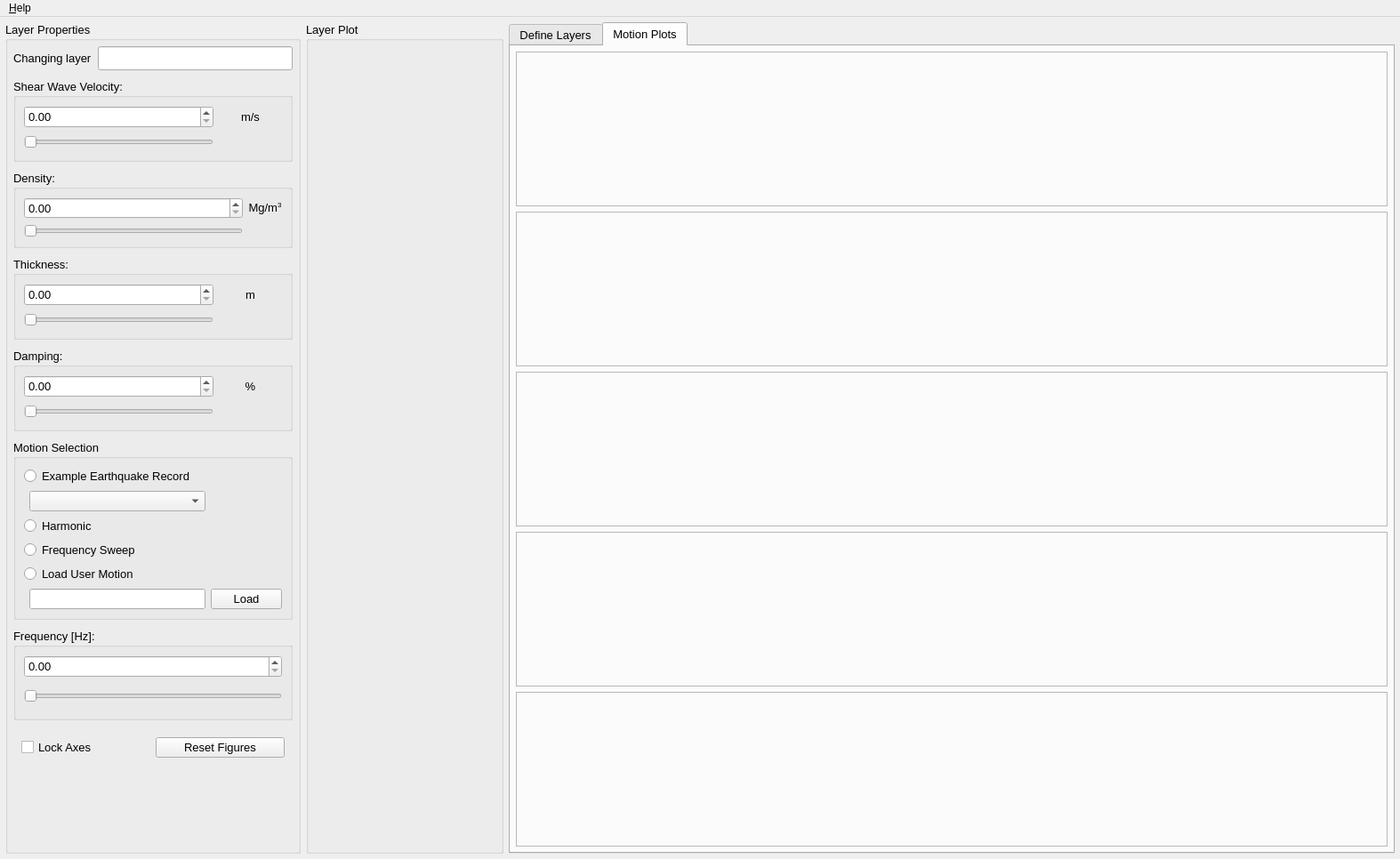
<?xml version="1.0" encoding="UTF-8"?>
<ui version="4.0">
 <class>MainWindow</class>
 <widget class="QMainWindow" name="MainWindow">
  <property name="geometry">
   <rect>
    <x>0</x>
    <y>0</y>
    <width>1574</width>
    <height>966</height>
   </rect>
  </property>
  <property name="windowTitle">
   <string>MainWindow</string>
  </property>
  <widget class="QWidget" name="centralwidget">
   <property name="autoFillBackground">
    <bool>true</bool>
   </property>
   <layout class="QGridLayout" name="gridLayout_2" columnstretch="1,0,0">
    <property name="leftMargin">
     <number>6</number>
    </property>
    <property name="topMargin">
     <number>6</number>
    </property>
    <property name="rightMargin">
     <number>6</number>
    </property>
    <property name="bottomMargin">
     <number>6</number>
    </property>
    <property name="spacing">
     <number>7</number>
    </property>
    <item row="0" column="0" colspan="3">
     <widget class="QFrame" name="mainFrame">
      <property name="minimumSize">
       <size>
        <width>100</width>
        <height>0</height>
       </size>
      </property>
      <property name="frameShape">
       <enum>QFrame::NoFrame</enum>
      </property>
      <property name="frameShadow">
       <enum>QFrame::Raised</enum>
      </property>
      <layout class="QHBoxLayout" name="horizontalLayout" stretch="3,2,9">
       <property name="spacing">
        <number>6</number>
       </property>
       <property name="leftMargin">
        <number>0</number>
       </property>
       <property name="topMargin">
        <number>0</number>
       </property>
       <property name="rightMargin">
        <number>0</number>
       </property>
       <property name="bottomMargin">
        <number>0</number>
       </property>
       <item>
        <widget class="QGroupBox" name="layerPropertiesBox">
         <property name="sizePolicy">
          <sizepolicy hsizetype="Minimum" vsizetype="Preferred">
           <horstretch>0</horstretch>
           <verstretch>0</verstretch>
          </sizepolicy>
         </property>
         <property name="minimumSize">
          <size>
           <width>200</width>
           <height>0</height>
          </size>
         </property>
         <property name="font">
          <font>
           <pointsize>10</pointsize>
          </font>
         </property>
         <property name="title">
          <string>Layer Properties</string>
         </property>
         <layout class="QGridLayout" name="gridLayout_5">
          <property name="leftMargin">
           <number>6</number>
          </property>
          <property name="topMargin">
           <number>6</number>
          </property>
          <property name="rightMargin">
           <number>6</number>
          </property>
          <property name="bottomMargin">
           <number>6</number>
          </property>
          <property name="verticalSpacing">
           <number>10</number>
          </property>
          <item row="3" column="0" colspan="2">
           <widget class="QGroupBox" name="densityGroupBox">
            <property name="title">
             <string>Density:</string>
            </property>
            <layout class="QGridLayout" name="gridLayout_6" columnstretch="3,0">
             <item row="0" column="0">
              <widget class="QDoubleSpinBox" name="densitySpinBox"/>
             </item>
             <item row="1" column="0">
              <widget class="QSlider" name="densitySlider">
               <property name="orientation">
                <enum>Qt::Horizontal</enum>
               </property>
              </widget>
             </item>
             <item row="0" column="1">
              <widget class="QLabel" name="densityUnitLabel">
               <property name="font">
                <font>
                 <pointsize>10</pointsize>
                </font>
               </property>
               <property name="text">
                <string>Mg/m&lt;sup&gt;3&lt;/sup&gt;</string>
               </property>
               <property name="alignment">
                <set>Qt::AlignCenter</set>
               </property>
              </widget>
             </item>
            </layout>
           </widget>
          </item>
          <item row="5" column="0" colspan="2">
           <widget class="QGroupBox" name="dampingGroupBox">
            <property name="sizePolicy">
             <sizepolicy hsizetype="Minimum" vsizetype="Preferred">
              <horstretch>0</horstretch>
              <verstretch>0</verstretch>
             </sizepolicy>
            </property>
            <property name="minimumSize">
             <size>
              <width>0</width>
              <height>0</height>
             </size>
            </property>
            <property name="title">
             <string>Damping:</string>
            </property>
            <layout class="QGridLayout" name="gridLayout_9" columnstretch="3,1">
             <item row="0" column="0">
              <widget class="QDoubleSpinBox" name="dampingSpinBox">
               <property name="sizePolicy">
                <sizepolicy hsizetype="Expanding" vsizetype="Fixed">
                 <horstretch>0</horstretch>
                 <verstretch>0</verstretch>
                </sizepolicy>
               </property>
               <property name="minimumSize">
                <size>
                 <width>0</width>
                 <height>25</height>
                </size>
               </property>
              </widget>
             </item>
             <item row="1" column="0">
              <widget class="QSlider" name="dampingSlider">
               <property name="sizePolicy">
                <sizepolicy hsizetype="Expanding" vsizetype="Fixed">
                 <horstretch>0</horstretch>
                 <verstretch>0</verstretch>
                </sizepolicy>
               </property>
               <property name="minimumSize">
                <size>
                 <width>0</width>
                 <height>20</height>
                </size>
               </property>
               <property name="orientation">
                <enum>Qt::Horizontal</enum>
               </property>
              </widget>
             </item>
             <item row="0" column="1">
              <widget class="QLabel" name="label_4">
               <property name="font">
                <font>
                 <pointsize>10</pointsize>
                </font>
               </property>
               <property name="text">
                <string>%</string>
               </property>
               <property name="alignment">
                <set>Qt::AlignCenter</set>
               </property>
              </widget>
             </item>
            </layout>
           </widget>
          </item>
          <item row="0" column="0">
           <widget class="QLabel" name="label_5">
            <property name="font">
             <font>
              <pointsize>10</pointsize>
             </font>
            </property>
            <property name="text">
             <string>Changing layer</string>
            </property>
           </widget>
          </item>
          <item row="6" column="0" colspan="2">
           <widget class="QGroupBox" name="motionGroupBox">
            <property name="sizePolicy">
             <sizepolicy hsizetype="Preferred" vsizetype="Maximum">
              <horstretch>0</horstretch>
              <verstretch>0</verstretch>
             </sizepolicy>
            </property>
            <property name="minimumSize">
             <size>
              <width>200</width>
              <height>180</height>
             </size>
            </property>
            <property name="title">
             <string>Motion Selection</string>
            </property>
            <layout class="QGridLayout" name="gridLayout_4">
             <item row="5" column="1">
              <widget class="QLineEdit" name="userMotionFile"/>
             </item>
             <item row="4" column="0" colspan="3">
              <widget class="QRadioButton" name="btn_loadMotion">
               <property name="sizePolicy">
                <sizepolicy hsizetype="Maximum" vsizetype="Fixed">
                 <horstretch>0</horstretch>
                 <verstretch>0</verstretch>
                </sizepolicy>
               </property>
               <property name="minimumSize">
                <size>
                 <width>100</width>
                 <height>0</height>
                </size>
               </property>
               <property name="text">
                <string>Load User Motion</string>
               </property>
              </widget>
             </item>
             <item row="5" column="2">
              <widget class="QPushButton" name="loadMotion">
               <property name="text">
                <string>Load</string>
               </property>
              </widget>
             </item>
             <item row="2" column="0" colspan="3">
              <widget class="QRadioButton" name="btn_sine">
               <property name="sizePolicy">
                <sizepolicy hsizetype="Maximum" vsizetype="Fixed">
                 <horstretch>0</horstretch>
                 <verstretch>0</verstretch>
                </sizepolicy>
               </property>
               <property name="minimumSize">
                <size>
                 <width>80</width>
                 <height>0</height>
                </size>
               </property>
               <property name="text">
                <string>Harmonic</string>
               </property>
              </widget>
             </item>
             <item row="3" column="0" colspan="3">
              <widget class="QRadioButton" name="btn_sweep">
               <property name="sizePolicy">
                <sizepolicy hsizetype="Maximum" vsizetype="Fixed">
                 <horstretch>0</horstretch>
                 <verstretch>0</verstretch>
                </sizepolicy>
               </property>
               <property name="minimumSize">
                <size>
                 <width>150</width>
                 <height>0</height>
                </size>
               </property>
               <property name="text">
                <string>Frequency Sweep</string>
               </property>
              </widget>
             </item>
             <item row="0" column="0" colspan="3">
              <widget class="QRadioButton" name="btn_earthquake">
               <property name="sizePolicy">
                <sizepolicy hsizetype="Maximum" vsizetype="Fixed">
                 <horstretch>0</horstretch>
                 <verstretch>0</verstretch>
                </sizepolicy>
               </property>
               <property name="minimumSize">
                <size>
                 <width>150</width>
                 <height>0</height>
                </size>
               </property>
               <property name="text">
                <string>Example Earthquake Record</string>
               </property>
              </widget>
             </item>
             <item row="1" column="1">
              <widget class="QComboBox" name="MotionSelectioncomboBox"/>
             </item>
            </layout>
           </widget>
          </item>
          <item row="0" column="1">
           <widget class="QLineEdit" name="activeLayerlineEdit">
            <property name="font">
             <font>
              <pointsize>12</pointsize>
              <weight>75</weight>
              <bold>true</bold>
              <strikeout>false</strikeout>
             </font>
            </property>
           </widget>
          </item>
          <item row="4" column="0" colspan="2">
           <widget class="QGroupBox" name="thicknessGroupBox">
            <property name="sizePolicy">
             <sizepolicy hsizetype="Minimum" vsizetype="Preferred">
              <horstretch>0</horstretch>
              <verstretch>0</verstretch>
             </sizepolicy>
            </property>
            <property name="minimumSize">
             <size>
              <width>0</width>
              <height>0</height>
             </size>
            </property>
            <property name="title">
             <string>Thickness:</string>
            </property>
            <layout class="QGridLayout" name="gridLayout_8" columnstretch="3,1">
             <item row="1" column="0">
              <widget class="QSlider" name="thicknessSlider">
               <property name="sizePolicy">
                <sizepolicy hsizetype="Preferred" vsizetype="Fixed">
                 <horstretch>0</horstretch>
                 <verstretch>0</verstretch>
                </sizepolicy>
               </property>
               <property name="minimumSize">
                <size>
                 <width>0</width>
                 <height>20</height>
                </size>
               </property>
               <property name="orientation">
                <enum>Qt::Horizontal</enum>
               </property>
              </widget>
             </item>
             <item row="0" column="0">
              <widget class="QDoubleSpinBox" name="thicknessSpinBox">
               <property name="sizePolicy">
                <sizepolicy hsizetype="Expanding" vsizetype="Fixed">
                 <horstretch>0</horstretch>
                 <verstretch>0</verstretch>
                </sizepolicy>
               </property>
               <property name="minimumSize">
                <size>
                 <width>0</width>
                 <height>25</height>
                </size>
               </property>
              </widget>
             </item>
             <item row="0" column="1">
              <widget class="QLabel" name="label_2">
               <property name="font">
                <font>
                 <pointsize>10</pointsize>
                </font>
               </property>
               <property name="text">
                <string>m</string>
               </property>
               <property name="alignment">
                <set>Qt::AlignCenter</set>
               </property>
              </widget>
             </item>
            </layout>
           </widget>
          </item>
          <item row="9" column="0">
           <spacer name="verticalSpacer_2">
            <property name="orientation">
             <enum>Qt::Vertical</enum>
            </property>
            <property name="sizeHint" stdset="0">
             <size>
              <width>20</width>
              <height>50</height>
             </size>
            </property>
           </spacer>
          </item>
          <item row="7" column="0" colspan="2">
           <widget class="QGroupBox" name="frequencyGroupBox">
            <property name="sizePolicy">
             <sizepolicy hsizetype="Preferred" vsizetype="Preferred">
              <horstretch>0</horstretch>
              <verstretch>0</verstretch>
             </sizepolicy>
            </property>
            <property name="minimumSize">
             <size>
              <width>0</width>
              <height>100</height>
             </size>
            </property>
            <property name="title">
             <string>Frequency [Hz]:</string>
            </property>
            <layout class="QVBoxLayout" name="verticalLayout_7">
             <item>
              <widget class="QDoubleSpinBox" name="frequencySpinBox">
               <property name="minimumSize">
                <size>
                 <width>0</width>
                 <height>25</height>
                </size>
               </property>
              </widget>
             </item>
             <item>
              <widget class="QSlider" name="frequencySlider">
               <property name="sizePolicy">
                <sizepolicy hsizetype="Expanding" vsizetype="Fixed">
                 <horstretch>0</horstretch>
                 <verstretch>0</verstretch>
                </sizepolicy>
               </property>
               <property name="minimumSize">
                <size>
                 <width>0</width>
                 <height>30</height>
                </size>
               </property>
               <property name="orientation">
                <enum>Qt::Horizontal</enum>
               </property>
              </widget>
             </item>
            </layout>
           </widget>
          </item>
          <item row="8" column="0" colspan="2">
           <widget class="QFrame" name="frame_2">
            <layout class="QHBoxLayout" name="horizontalLayout_2">
             <item>
              <widget class="QCheckBox" name="lockAxischeckBox">
               <property name="text">
                <string>Lock Axes</string>
               </property>
              </widget>
             </item>
             <item>
              <widget class="QPushButton" name="resetFigureBtn">
               <property name="text">
                <string>Reset Figures</string>
               </property>
              </widget>
             </item>
            </layout>
           </widget>
          </item>
          <item row="2" column="0" colspan="2">
           <widget class="QGroupBox" name="shearWaveVelocityGroupBox">
            <property name="sizePolicy">
             <sizepolicy hsizetype="Preferred" vsizetype="Preferred">
              <horstretch>0</horstretch>
              <verstretch>0</verstretch>
             </sizepolicy>
            </property>
            <property name="minimumSize">
             <size>
              <width>0</width>
              <height>0</height>
             </size>
            </property>
            <property name="title">
             <string>Shear Wave Velocity:</string>
            </property>
            <layout class="QGridLayout" name="gridLayout_7" columnstretch="3,1" columnminimumwidth="0,0">
             <item row="0" column="0">
              <widget class="QDoubleSpinBox" name="vsSpinBox">
               <property name="sizePolicy">
                <sizepolicy hsizetype="Preferred" vsizetype="Fixed">
                 <horstretch>0</horstretch>
                 <verstretch>0</verstretch>
                </sizepolicy>
               </property>
               <property name="minimumSize">
                <size>
                 <width>0</width>
                 <height>25</height>
                </size>
               </property>
              </widget>
             </item>
             <item row="0" column="1">
              <widget class="QLabel" name="label_3">
               <property name="font">
                <font>
                 <pointsize>10</pointsize>
                </font>
               </property>
               <property name="text">
                <string>m/s</string>
               </property>
               <property name="alignment">
                <set>Qt::AlignCenter</set>
               </property>
              </widget>
             </item>
             <item row="1" column="0">
              <widget class="QSlider" name="vsSlider">
               <property name="sizePolicy">
                <sizepolicy hsizetype="Preferred" vsizetype="Fixed">
                 <horstretch>0</horstretch>
                 <verstretch>0</verstretch>
                </sizepolicy>
               </property>
               <property name="minimumSize">
                <size>
                 <width>0</width>
                 <height>20</height>
                </size>
               </property>
               <property name="orientation">
                <enum>Qt::Horizontal</enum>
               </property>
              </widget>
             </item>
            </layout>
           </widget>
          </item>
         </layout>
        </widget>
       </item>
       <item>
        <widget class="QGroupBox" name="layerGroupBox">
         <property name="sizePolicy">
          <sizepolicy hsizetype="Preferred" vsizetype="Preferred">
           <horstretch>0</horstretch>
           <verstretch>0</verstretch>
          </sizepolicy>
         </property>
         <property name="minimumSize">
          <size>
           <width>100</width>
           <height>0</height>
          </size>
         </property>
         <property name="font">
          <font>
           <pointsize>10</pointsize>
          </font>
         </property>
         <property name="title">
          <string>Layer Plot</string>
         </property>
        </widget>
       </item>
       <item>
        <widget class="QTabWidget" name="tabWidget">
         <property name="sizePolicy">
          <sizepolicy hsizetype="Expanding" vsizetype="Expanding">
           <horstretch>8</horstretch>
           <verstretch>0</verstretch>
          </sizepolicy>
         </property>
         <property name="font">
          <font>
           <pointsize>10</pointsize>
          </font>
         </property>
         <property name="currentIndex">
          <number>1</number>
         </property>
         <widget class="QWidget" name="layerTab">
          <property name="sizePolicy">
           <sizepolicy hsizetype="Preferred" vsizetype="Preferred">
            <horstretch>8</horstretch>
            <verstretch>0</verstretch>
           </sizepolicy>
          </property>
          <attribute name="title">
           <string>Define Layers</string>
          </attribute>
          <layout class="QGridLayout" name="gridLayout_3" rowstretch="0,2,3">
           <item row="0" column="0">
            <widget class="QLabel" name="heightLabel">
             <property name="font">
              <font>
               <pointsize>10</pointsize>
              </font>
             </property>
             <property name="text">
              <string>Total Thickness [m]</string>
             </property>
            </widget>
           </item>
           <item row="0" column="1">
            <widget class="QLineEdit" name="totalHeight">
             <property name="maximumSize">
              <size>
               <width>40</width>
               <height>16777215</height>
              </size>
             </property>
             <property name="font">
              <font>
               <pointsize>10</pointsize>
              </font>
             </property>
             <property name="alignment">
              <set>Qt::AlignCenter</set>
             </property>
            </widget>
           </item>
           <item row="0" column="2">
            <widget class="QLabel" name="totalLabel">
             <property name="font">
              <font>
               <pointsize>10</pointsize>
              </font>
             </property>
             <property name="text">
              <string>Total Layers</string>
             </property>
            </widget>
           </item>
           <item row="0" column="3">
            <widget class="QLineEdit" name="totalLayerLineEdit">
             <property name="maximumSize">
              <size>
               <width>40</width>
               <height>16777215</height>
              </size>
             </property>
             <property name="font">
              <font>
               <pointsize>10</pointsize>
              </font>
             </property>
             <property name="alignment">
              <set>Qt::AlignCenter</set>
             </property>
            </widget>
           </item>
           <item row="0" column="4">
            <spacer name="horizontalSpacer">
             <property name="orientation">
              <enum>Qt::Horizontal</enum>
             </property>
             <property name="sizeHint" stdset="0">
              <size>
               <width>706</width>
               <height>20</height>
              </size>
             </property>
            </spacer>
           </item>
           <item row="0" column="5">
            <widget class="QPushButton" name="addRowBtn">
             <property name="font">
              <font>
               <pointsize>10</pointsize>
              </font>
             </property>
             <property name="text">
              <string>Add Layer</string>
             </property>
            </widget>
           </item>
           <item row="0" column="6">
            <widget class="QPushButton" name="delRowBtn">
             <property name="font">
              <font>
               <pointsize>10</pointsize>
              </font>
             </property>
             <property name="text">
              <string>Remove Layer</string>
             </property>
            </widget>
           </item>
           <item row="2" column="0" colspan="7">
            <widget class="SimFigure" name="TransferFunctionFig_TabLayer">
             <property name="sizePolicy">
              <sizepolicy hsizetype="Preferred" vsizetype="Expanding">
               <horstretch>0</horstretch>
               <verstretch>0</verstretch>
              </sizepolicy>
             </property>
             <property name="frameShape">
              <enum>QFrame::StyledPanel</enum>
             </property>
             <property name="frameShadow">
              <enum>QFrame::Raised</enum>
             </property>
            </widget>
           </item>
           <item row="1" column="0" colspan="7">
            <widget class="BonzaTableView" name="tableView">
             <property name="sizePolicy">
              <sizepolicy hsizetype="Expanding" vsizetype="Expanding">
               <horstretch>0</horstretch>
               <verstretch>0</verstretch>
              </sizepolicy>
             </property>
             <property name="minimumSize">
              <size>
               <width>0</width>
               <height>0</height>
              </size>
             </property>
            </widget>
           </item>
          </layout>
         </widget>
         <widget class="QWidget" name="plotsTab">
          <attribute name="title">
           <string>Motion Plots</string>
          </attribute>
          <layout class="QVBoxLayout" name="verticalLayout_10">
           <property name="leftMargin">
            <number>6</number>
           </property>
           <property name="topMargin">
            <number>6</number>
           </property>
           <property name="rightMargin">
            <number>6</number>
           </property>
           <property name="bottomMargin">
            <number>6</number>
           </property>
           <item>
            <widget class="SimFigure" name="AccOutputFig">
             <property name="sizePolicy">
              <sizepolicy hsizetype="Preferred" vsizetype="Preferred">
               <horstretch>0</horstretch>
               <verstretch>0</verstretch>
              </sizepolicy>
             </property>
             <property name="frameShape">
              <enum>QFrame::StyledPanel</enum>
             </property>
             <property name="frameShadow">
              <enum>QFrame::Raised</enum>
             </property>
            </widget>
           </item>
           <item>
            <widget class="SimFigure" name="FourierOutputFig">
             <property name="frameShape">
              <enum>QFrame::StyledPanel</enum>
             </property>
             <property name="frameShadow">
              <enum>QFrame::Raised</enum>
             </property>
            </widget>
           </item>
           <item>
            <widget class="SimFigure" name="TransferFunctionFig">
             <property name="frameShape">
              <enum>QFrame::StyledPanel</enum>
             </property>
             <property name="frameShadow">
              <enum>QFrame::Raised</enum>
             </property>
            </widget>
           </item>
           <item>
            <widget class="SimFigure" name="FourierInputFig">
             <property name="frameShape">
              <enum>QFrame::StyledPanel</enum>
             </property>
             <property name="frameShadow">
              <enum>QFrame::Raised</enum>
             </property>
            </widget>
           </item>
           <item>
            <widget class="SimFigure" name="AccInputFig">
             <property name="frameShape">
              <enum>QFrame::StyledPanel</enum>
             </property>
             <property name="frameShadow">
              <enum>QFrame::Raised</enum>
             </property>
            </widget>
           </item>
          </layout>
         </widget>
        </widget>
       </item>
      </layout>
     </widget>
    </item>
   </layout>
  </widget>
  <widget class="QMenuBar" name="menubar">
   <property name="geometry">
    <rect>
     <x>0</x>
     <y>0</y>
     <width>1574</width>
     <height>22</height>
    </rect>
   </property>
   <widget class="QMenu" name="menu_Help">
    <property name="title">
     <string>&amp;Help</string>
    </property>
    <addaction name="action_About"/>
    <addaction name="actionVersion"/>
    <addaction name="actionCopyright"/>
    <addaction name="action_License"/>
    <addaction name="actionProvide_feedback"/>
    <addaction name="actionDocumentation"/>
   </widget>
   <addaction name="menu_Help"/>
  </widget>
  <action name="action_License">
   <property name="text">
    <string>&amp;License</string>
   </property>
  </action>
  <action name="actionProvide_feedback">
   <property name="text">
    <string>Provide &amp;feedback</string>
   </property>
  </action>
  <action name="action_About">
   <property name="text">
    <string>&amp;About</string>
   </property>
  </action>
  <action name="actionVersion">
   <property name="text">
    <string>Version</string>
   </property>
  </action>
  <action name="actionCopyright">
   <property name="text">
    <string>Copyright</string>
   </property>
  </action>
  <action name="actionDocumentation">
   <property name="text">
    <string>Documentation</string>
   </property>
  </action>
 </widget>
 <customwidgets>
  <customwidget>
   <class>BonzaTableView</class>
   <extends>QTableView</extends>
   <header>UI/BonzaTableView.h</header>
  </customwidget>
  <customwidget>
   <class>SimFigure</class>
   <extends>QFrame</extends>
   <header>./source/simfigure.h</header>
   <container>1</container>
  </customwidget>
 </customwidgets>
 <resources/>
 <connections/>
</ui>
